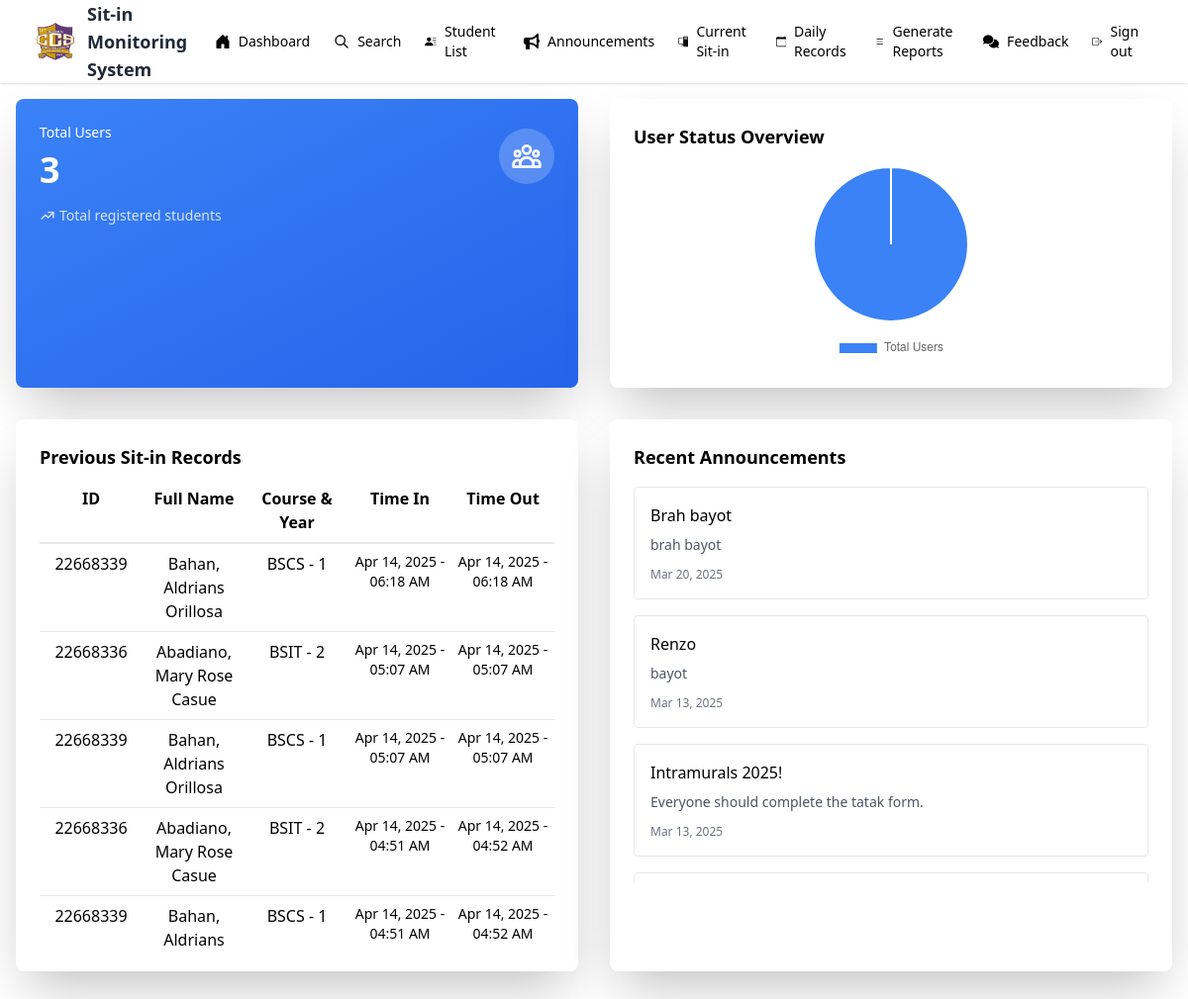
The app's page /admin/admin_dashboard.php, older data.
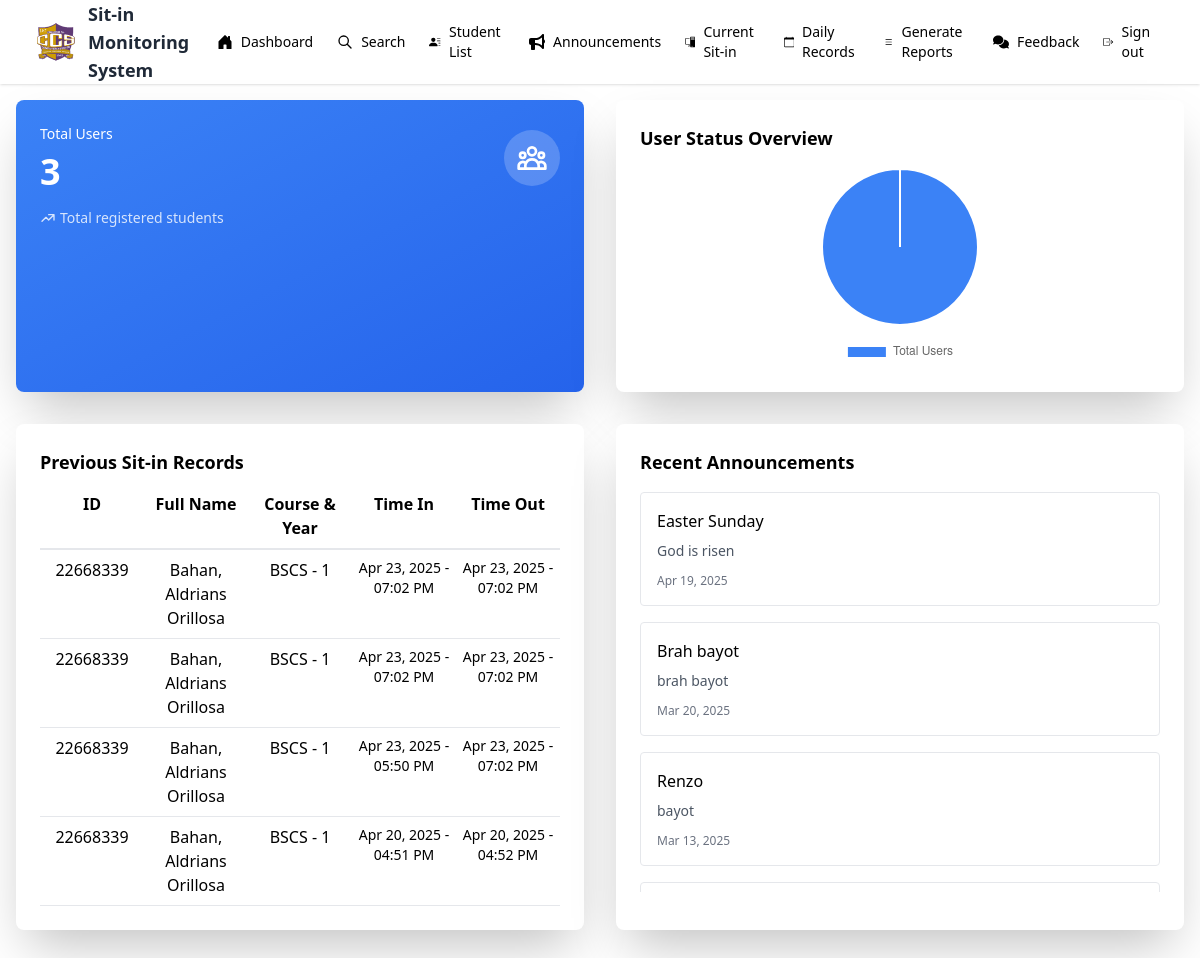
The same page, newer data.
### tables this page shows
CREATE TABLE `sit_in` (
  `id` int(50) NOT NULL,
  `idno` int(11) NOT NULL,
  `lastname` varchar(50) NOT NULL,
  `firstname` varchar(50) NOT NULL,
  `midname` varchar(50) NOT NULL,
  `course` varchar(50) NOT NULL,
  `year` int(11) NOT NULL,
  `sitin_purpose` enum('C Programming','C#','Java','PHP','Database','Digital & Logic Design','Embedded Systems & IOT','Python Programming','System Integration & Architecture','Computer Application','Web Design & Development','Project Management') NOT NULL,
  `lab` enum('524','526','528','530','542','544','517') NOT NULL,
  `time_in` timestamp NULL DEFAULT NULL,
  `time_out` timestamp NULL DEFAULT NULL
);

CREATE TABLE `students` (
  `id` int(20) NOT NULL,
  `idno` int(20) NOT NULL,
  `lastname` varchar(50) NOT NULL,
  `firstname` varchar(50) NOT NULL,
  `midname` varchar(50) NOT NULL,
  `course` enum('BSIT','BSCS') NOT NULL,
  `year` int(9) NOT NULL,
  `username` varchar(50) NOT NULL,
  `password` varchar(50) NOT NULL,
  `profile` varchar(225) NOT NULL,
  `session` int(30) NOT NULL DEFAULT 30
);

CREATE TABLE `announcements` (
  `announcement_id` int(20) NOT NULL,
  `title` varchar(50) NOT NULL,
  `description` varchar(100) NOT NULL,
  `created_at` timestamp NOT NULL DEFAULT current_timestamp()
);

### admin/admin_dashboard.php (the view, shortened to what the changed rows need)
<?php
  include "../admin/admin_nav.php";
  include "../database/admin_auth.php";
  $sql = "SELECT COUNT(*) AS total_users FROM students";
  $result = $mysql->query($sql);
  $row = $result->fetch_assoc();
  $totalUsers = $row['total_users'];
  $announcements = mysqli_query($mysql, "SELECT * FROM announcements ORDER BY created_at DESC");
  $query_completed = "SELECT students.idno, students.lastname, students.firstname, students.midname, students.course, students.year, sit_in.sitin_purpose, sit_in.time_in, sit_in.time_out
            FROM sit_in
            JOIN students ON sit_in.idno = students.idno
            WHERE sit_in.time_out IS NOT NULL
            ORDER BY sit_in.time_out DESC";
  $sitInRecords = mysqli_query($mysql, $query_completed);
  ?>
  <!DOCTYPE html>
  <html lang="en">
  <head>
      <script src="https://cdn.tailwindcss.com"></script>
  </head>
  <body class="bg-gray-50">
      <div class="max-w-7xl mx-auto p-4">
          <div class="grid grid-cols-1 lg:grid-cols-2 gap-8">
              <div class="bg-white p-6 rounded-lg shadow-2xl">
                  <div class="overflow-x-auto">
                      <div class="space-y-2 max-h-[400px] overflow-y-auto">
                          <?php
                          if ($sitInRecords && mysqli_num_rows($sitInRecords) > 0) {
                              while ($row = mysqli_fetch_assoc($sitInRecords)) {
                                  $fullName = htmlspecialchars($row['lastname']) . ", " . htmlspecialchars($row['firstname']) . " " . htmlspecialchars($row['midname']);
                                  $courseYear = htmlspecialchars($row['course']) . " - " . htmlspecialchars($row['year']);
                                  $timeIn = date('M d, Y - h:i A', strtotime($row['time_in']));
                                  $timeOut = date('M d, Y - h:i A', strtotime($row['time_out']));;
                                  echo "<div class='grid grid-cols-5 text-center border-b pb-2'>";
                                  echo "<p class='text-center'>" . htmlspecialchars($row['idno']) . "</p>";
                                  echo "<p class='text-center '>" . $fullName . "</p>";
                                  echo "<p class='text-center'>" . $courseYear . "</p>";
                                  echo "<p class='text-center text-sm'>" . $timeIn . "</p>";
                                  echo "<p class='text-center text-sm'>" . $timeOut . "</p>";
                                  echo "</div>";
                              }
                          } else {
                              echo "<p class='text-gray-500 text-center'>No records found</p>";
                          }
                          ?>
                      </div>
                  </div>
              </div>
              <div class="bg-white p-6 rounded-lg shadow-2xl">
                  <div class="space-y-4 max-h-[400px] overflow-y-auto">
                      <?php
                      if ($announcements && mysqli_num_rows($announcements) > 0) {
                          while ($row = mysqli_fetch_assoc($announcements)) {
                              echo "<div class='border rounded p-4'>";
                              echo "<h4 class='font-medium'>" . htmlspecialchars($row['title']) . "</h4>";
                              echo "<p class='text-sm text-gray-600 mt-2'>" . htmlspecialchars($row['description']) . "</p>";
                              echo "<div class='mt-3 flex justify-between items-center'>";
                              echo "<span class='text-xs text-gray-500'>" . date('M d, Y', strtotime($row['created_at'])) . "</span>";
                              echo "<div class='space-x-2'>";
                              echo "</div></div></div>";
                          }
                      } else {
                          echo "<p class='text-gray-500 text-center'>No announcements found</p>";
                      }
                      ?>
                  </div>
              </div>
          </div>
      </div>
      <script>
          document.addEventListener('DOMContentLoaded', function() {
              const ctx = document.getElementById('userStatusChart');
              new Chart(ctx, {
                  type: 'pie',
                  data: {
                      labels: ['Total Users'],
                      datasets: [{
                          data: [<?php echo $totalUsers; ?>],
                          backgroundColor: ['#3B82F6']
                      }]
                  },
                  options: {
                      responsive: true,
                      maintainAspectRatio: false,
                      plugins: {
                          legend: {
                              position: 'bottom',
                              labels: {
                                  padding: 20
                              }
                          }
                      }
                  }
              });
          });
      </script>
  </body>
  </html>

Row changes from the older to the newer data that the page shows:
removed sit_in: students.idno "22668339", students.lastname+firstname+midname "Bahan, Aldrians Orillosa", students.course+year "BSCS - 1", time_in "Apr 14, 2025 - 06:18 AM", time_out "Apr 14, 2025 - 06:18 AM"
removed sit_in: students.idno "22668336", students.lastname+firstname+midname "Abadiano, Mary Rose Casue", students.course+year "BSIT - 2", time_in "Apr 14, 2025 - 05:07 AM", time_out "Apr 14, 2025 - 05:07 AM"
removed sit_in: students.idno "22668339", students.lastname+firstname+midname "Bahan, Aldrians Orillosa", students.course+year "BSCS - 1", time_in "Apr 14, 2025 - 05:07 AM", time_out "Apr 14, 2025 - 05:07 AM"
removed sit_in: students.idno "22668336", students.lastname+firstname+midname "Abadiano, Mary Rose Casue", students.course+year "BSIT - 2", time_in "Apr 14, 2025 - 04:51 AM", time_out "Apr 14, 2025 - 04:52 AM"
removed sit_in: students.idno "22668339", students.lastname+firstname+midname "Bahan, Aldrians…", students.course+year "BSCS - 1", time_in "Apr 14, 2025 - 04:51 AM", time_out "Apr 14, 2025 - 04:52 AM"
no longer on this page (row unchanged): announcements: title "Intramurals 2025!", description "Everyone should complete the tatak form.", created_at "Mar 13, 2025"
added sit_in: students.idno "22668339", students.lastname+firstname+midname "Bahan, Aldrians Orillosa", students.course+year "BSCS - 1", time_in "Apr 23, 2025 - 07:02 PM", time_out "Apr 23, 2025 - 07:02 PM"
added sit_in: students.idno "22668339", students.lastname+firstname+midname "Bahan, Aldrians Orillosa", students.course+year "BSCS - 1", time_in "Apr 23, 2025 - 07:02 PM", time_out "Apr 23, 2025 - 07:02 PM"
added sit_in: students.idno "22668339", students.lastname+firstname+midname "Bahan, Aldrians Orillosa", students.course+year "BSCS - 1", time_in "Apr 23, 2025 - 05:50 PM", time_out "Apr 23, 2025 - 07:02 PM"
added sit_in: students.idno "22668339", students.lastname+firstname+midname "Bahan, Aldrians Orillosa", students.course+year "BSCS - 1", time_in "Apr 20, 2025 - 04:51 PM", time_out "Apr 20, 2025 - 04:52 PM"
added announcements: title "Easter Sunday", description "God is risen", created_at "Apr 19, 2025"
